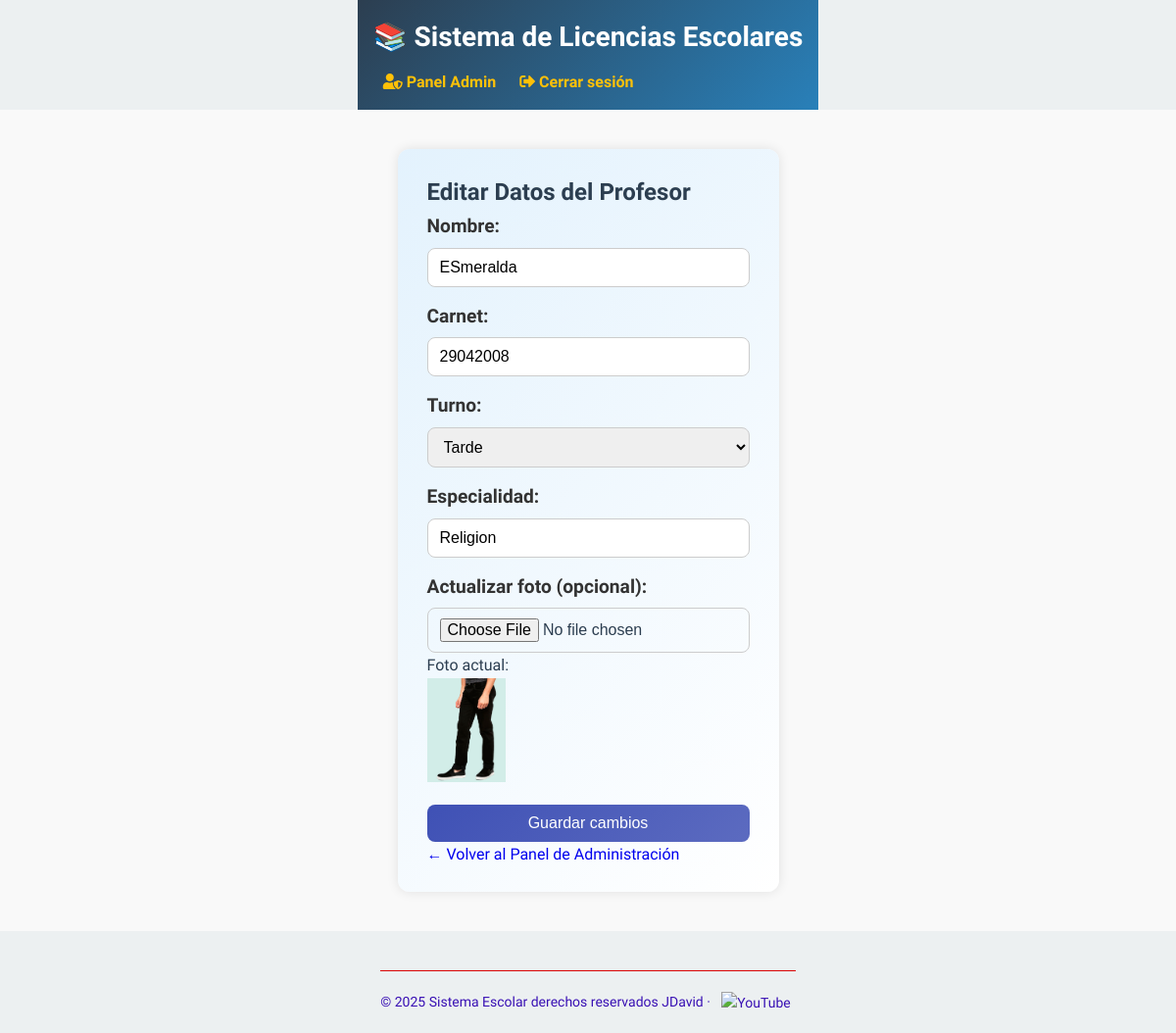
The app's page /editar_profesor/7 (signed in) with its own data.
### tables this page shows
CREATE TABLE profesores (
            id INTEGER PRIMARY KEY AUTOINCREMENT,
            nombre TEXT,
            carnet TEXT UNIQUE,
            contrasena TEXT,
            turno TEXT,
            especialidad TEXT
        , foto TEXT);

### app.py (the view, shortened to what this page needs)
@app.route('/editar_profesor/<int:id>', methods=['GET', 'POST'])
def editar_profesor(id):
    if session.get('user_role') != 'admin':
        return redirect(url_for('login'))
    conn = get_db_connection()
    profesor = conn.execute('SELECT * FROM profesores WHERE id = ?', (id,)).fetchone()
    return render_template('editar_profesor.html', profesor=profesor)

### app.py (called while the page is built)
def get_db_connection():
    conn = sqlite3.connect('database.db')
    conn.row_factory = sqlite3.Row
    return conn

### templates/editar_profesor.html (shortened to what this page needs)
{% extends "base.html" %}
{% block content %}
  <div class="form-container">
    <h2>Editar Datos del Profesor</h2>
    <form method="POST" enctype="multipart/form-data" class="styled-form">
      <div class="form-group">
        <label for="nombre">Nombre:</label>
        <input type="text" name="nombre" id="nombre" value="{{ profesor['nombre'] }}" required>
      </div>
      <div class="form-group">
        <label for="carnet">Carnet:</label>
        <input type="text" name="carnet" id="carnet" value="{{ profesor['carnet'] }}" required>
      </div>
      <div class="form-group">
        <label for="turno">Turno:</label>
        <select name="turno" id="turno" required>
          <option value="tarde" {% if profesor['turno'] == 'tarde' %}selected{% endif %}>Tarde</option>
        </select>
      </div>
      <div class="form-group">
        <label for="especialidad">Especialidad:</label>
        <input type="text" name="especialidad" id="especialidad" value="{{ profesor['especialidad'] }}" required>
      </div>
      <div class="form-group">
        <label for="foto">Actualizar foto (opcional):</label>
        <input type="file" name="foto" id="foto" accept="image/*">
        {% if profesor['foto'] %}
          <p>Foto actual:</p>
          <img src="{{ url_for('static', filename='uploads/' ~ profesor['foto']) }}" alt="Foto actual" width="80">
        {% endif %}
      </div>
      <button type="submit" class="btn-primary">Guardar cambios</button>
    </form>
    <p><a href="{{ url_for('dashboard_admin') }}">← Volver al Panel de Administración</a></p>
  </div>
{% endblock %}

### static/css/styles.css (style rules this page uses)
:root { --primary-color: #2C3E50; --secondary-color: #3498DB; --accent-color: #F1C40F; --success-color: #2ECC71; --text-color: #2C3E50; --light-gray: #ECF0F1; --white: #FFFFFF; --shadow: 0 4px 6px rgba(0, 0, 0, 0.1); --radius: 8px; --gradient: linear-gradient(135deg, var(--primary-color), var(--secondary-color)); }
body { font-family: 'Segoe UI', Arial, sans-serif; margin: 0; padding: 0; background: var(--light-gray); color: var(--text-color); line-height: 1.6; }
body { font-family: 'Segoe UI', Arial, sans-serif; margin: 0; padding: 0; background: var(--light-gray); color: var(--text-color); line-height: 1.6; display: flex; flex-direction: column; align-items: center; }
.form-group { margin-bottom: 2rem; }
.form-group label { display: block; font-size: 1.2rem; margin-bottom: 0.8rem; color: var(--text-color); }
a { text-decoration: none; }
.form-container { max-width: 500px; margin: 40px auto; background: linear-gradient(135deg, #e3f2fd, #fff); padding: 25px 30px; border-radius: 12px; box-shadow: 0 0 12px rgba(0, 0, 0, 0.1); }
.styled-form .form-group { margin-bottom: 15px; }
.styled-form label { display: block; margin-bottom: 6px; font-weight: 600; color: #333; }
.styled-form input, .styled-form select { width: 100%; padding: 10px 12px; border-radius: 8px; border: 1px solid #ccc; outline: none; font-size: 16px; transition: border-color 0.2s; }
.btn-primary { width: 100%; padding: 10px; border: none; background: linear-gradient(135deg, #3f51b5, #5c6bc0); color: white; font-size: 16px; border-radius: 8px; cursor: pointer; transition: background 0.3s; }

### templates/base.html (style rules this page uses)
* { box-sizing: border-box; margin: 0; padding: 0; }
body { min-height: 100vh; }

### records on screen
profesores: nombre "ESmeralda", carnet "29042008", turno "Tarde", especialidad "Religion", foto (picture)
